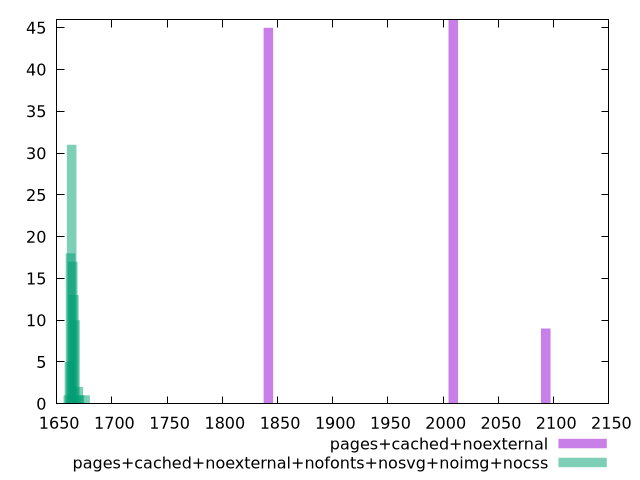

Reproduce this figure in gnuplot.
$_pagesCachedNoexternal <<EOF
1841.715908022957 45
2009.1446269341347 46
2092.8589863897237 9
EOF
$_pagesCachedNoexternalNofontsNosvgNoimgNocss <<EOF
1662.5955973628584 18
1664.615762122716 17
1666.6359268825736 10
1665.625844502645 13
1663.6056797427873 31
1669.66617402236 2
1670.676256402289 1
1675.7266683019332 1
1661.5855149829295 5
1667.6460092625025 1
1660.5754326030008 1
EOF
set key outside below
set terminal pngcairo
set output "report_00006_2020-11-02T20-21-41.718Z/interactive/interactive_pages+cached+noexternal_pages+cached+noexternal+nofonts+nosvg+noimg+nocss+hist.png"
set boxwidth 8.645671075734459
set style fill transparent solid 0.5 noborder
set yrange [0:46]
plot $_pagesCachedNoexternal title "pages+cached+noexternal" with boxes ,$_pagesCachedNoexternalNofontsNosvgNoimgNocss title "pages+cached+noexternal+nofonts+nosvg+noimg+nocss" with boxes ,
